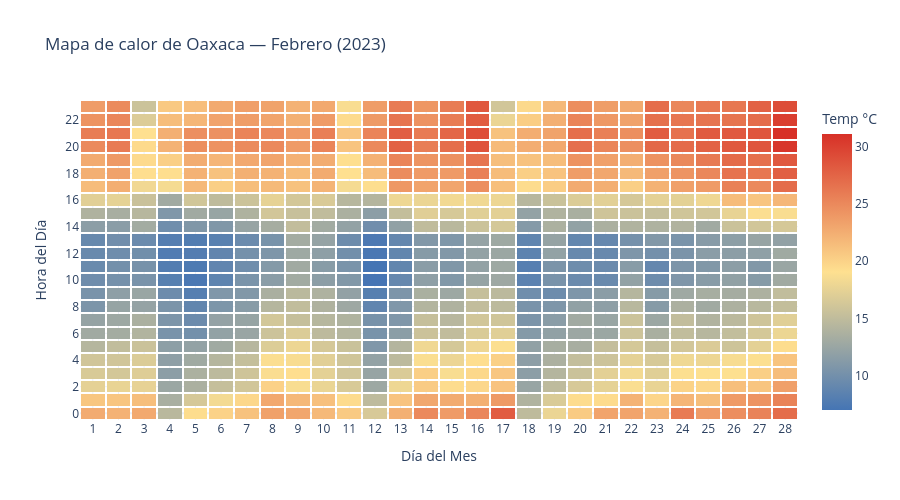

The cell this chart's notebook holds for it:
### Code cell
def grafica_mapa_calor(estado, nombre_estado, mes, variable = "t2m_celsius"):
    """Visualiza la temperatura promedio por hora a lo largo de los días de un mes específico en un mapa de calor.

    Args:
        estado (xarray.Dataset): Conjunto de datos climáticos con dimensiones de tiempo y espacio.
        nombre_estado (str): Nombre del estado para etiquetar la gráfica.
        mes (int): Número del mes (1-12) seleccionado para el desglose diario.
        variable (str, optional): Variable meteorológica a graficar. Defaults to "t2m_celsius".
    """

    promedio = estado[variable].mean(dim=["latitude", "longitude"])
    estado = promedio.to_dataframe(name = "temperatura").reset_index()
    
    estado["Mes"] = estado["time"].dt.month
    estado["Dia"] = estado["time"].dt.day
    estado["Hora"] = estado["time"].dt.hour
    
    estado_mes = estado[estado['Mes'] == mes].copy()
    
    columna_hora = estado_mes.pivot_table(
        index='Hora', 
        columns='Dia', 
        values='temperatura', 
        aggfunc='mean'
    )
    
   
    meses_nombres = {
        1: "Enero", 2: "Febrero", 3: "Marzo", 4: "Abril",5: "Mayo", 6: "Junio", 7: "Julio", 8: "Agosto",9: "Septiembre", 10: "Octubre", 11: "Noviembre", 12: "Diciembre"
    }
    nombre_mes = meses_nombres.get(mes)
    
    escala_calificacion = [
        [0.0, "rgb(69, 117, 180)"],  
        [0.5, "rgb(254, 224, 144)"],  
        [1.0, "rgb(215, 48, 39)"],  
    ]
    
    fig = go.Figure(
        go.Heatmap(
            x=columna_hora.columns,   # dias
            y=columna_hora.index,     # horas del día 
            z=columna_hora.values,    # temperaturas
            colorscale=escala_calificacion,
            xgap=2,
            ygap=2,   
            colorbar=dict(title="Temp °C"),
            hovertemplate="<b>Día: %{x}</b><br>Hora: %{y}:00<br>Temperatura: %{z:.1f}°C<extra></extra>",
        )
    )
    
    fig.update_layout(
        title=f"Mapa de calor de {nombre_estado} — {nombre_mes} (2023)",
        xaxis_title="Día del Mes",
        yaxis_title="Hora del Día",
        xaxis=dict(
            tickmode='linear',
            tick0=1,
            dtick=1 
        ),
        yaxis=dict(
            tickmode='linear',
            tick0=0,
            dtick=2 
        ),
        height=500, 
        template="plotly_white"
    )

    fig.show()
    return fig

fig_mes = grafica_mapa_calor(huajuapan, "Oaxaca", 2)

### Figure 1 — Plotly figure (JSON) as saved in the notebook; plotly's stock layout.template omitted (floating-point values rounded to 4 significant figures; data arrays with more than 128 entries replaced by an {"elided": "..."} marker saying what was removed)
{"data": [{"colorbar": {"title": {"text": "Temp °C"}}, "colorscale": [[0, "rgb(69, 117, 180)"], [0.5, "rgb(254, 224, 144)"], [1, "rgb(215, 48, 39)"]], "hovertemplate": "<b>Día: %{x}</b><br>Hora: %{y}:00<br>Temperatura: %{z:.1f}°C<extra></extra>", "type": "heatmap", "x": [1, 2, 3, 4, 5, 6, 7, 8, 9, 10, 11, 12, 13, 14, 15, 16, 17, 18, 19, 20, 21, 22, 23, 24, 25, 26, 27, 28], "xgap": 2, "y": [0, 1, 2, 3, 4, 5, 6, 7, 8, 9, 10, 11, 12, 13, 14, 15, 16, 17, 18, 19, 20, 21, 22, 23], "ygap": 2, "z": {"elided": "24x28 float values"}}], "layout": {"height": 500, "title": {"text": "Mapa de calor de Oaxaca — Febrero (2023)"}, "xaxis": {"dtick": 1, "tick0": 1, "tickmode": "linear", "title": {"text": "Día del Mes"}}, "yaxis": {"dtick": 2, "tick0": 0, "tickmode": "linear", "title": {"text": "Hora del Día"}}}}
